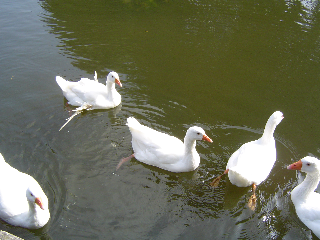
#> input picture notebooks/image.png, 320 x 240 px, given in place of truck_ref.png, which was not available
$ jupyter execute --allow-errors densecrf.ipynb
#> lines starting #> are read from the running program, lines starting #| are printed output that depends on the picture; pictures that were not available may be replaced by others from this repository, and a replacement may not be noted
[cell 1]
import sys
import cv2
import numpy as np
from pydensecrf import densecrf as dcrf
from pydensecrf.utils import unary_from_labels, create_pairwise_bilateral, create_pairwise_gaussian,unary_from_softmax

[cell 2]
print("IMAGE and ANNO are inputs and OUTPUT is where the result should be written.")
print("If there's at least one single full-black pixel in ANNO, black is assumed to mean unknown.")

fn_im = './truck_ref.png'
fn_anno = './truck_inverted.jpeg'
fn_output = './output.png'

img = cv2.imread(fn_im)
#> img is the input picture: shape (240, 320, 3); mean B, G, R 88.3, 109.6, 106.9

# Convert the annotation's RGB color to a single 32-bit integer color 0xBBGGRR
anno_rgb = cv2.cvtColor(cv2.imread(fn_anno), cv2.COLOR_BGR2GRAY)
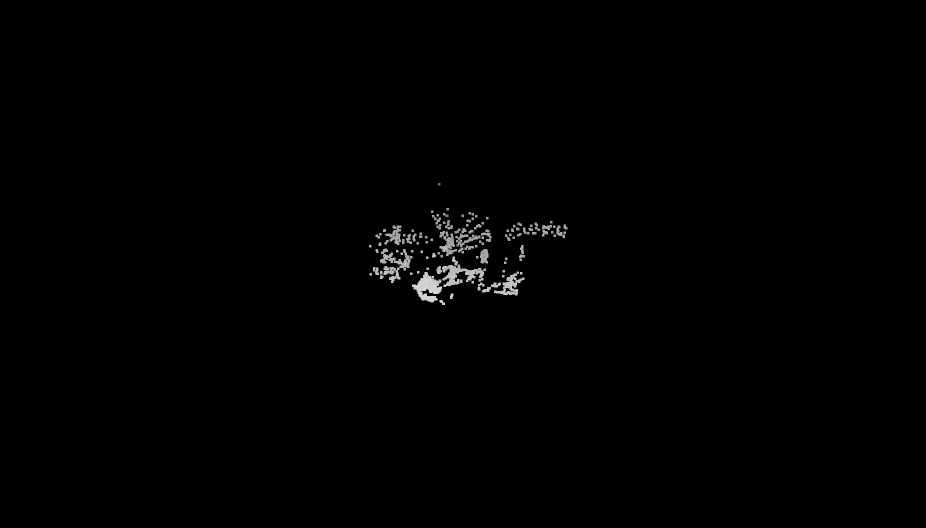
#> input picture notebooks/depthq.png, 1851 x 1056 px, given in place of truck_inverted.jpeg, which was not available (shown at 1/2 size)
#> anno_rgb: shape (1056, 1851); min 0, max 255, mean 1.3
img = cv2.pyrDown(img)
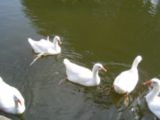
#> img: shape (120, 160, 3); mean B, G, R 88.3, 109.7, 107
img = cv2.pyrDown(img)
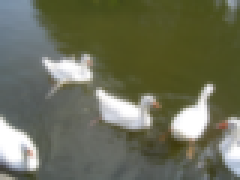
#> img: shape (60, 80, 3) (shown 3 times larger); mean B, G, R 88.3, 109.7, 107
img = cv2.cvtColor(img, cv2.COLOR_BGR2Lab)
#> img: shape (60, 80, 3); mean of channels 0, 1, 2 114.9, 123.4, 140.1
print(anno_rgb.shape, img.shape)
#| (1056, 1851) (60, 80, 3)

# anno_rgb = cv2.resize(anno_rgb, (640, 480)).astype(np.uint32)
# anno_lbl = anno_rgb[:,:,0] + (anno_rgb[:,:,1] << 8) + (anno_rgb[:,:,2] << 16)
anno_lbl = anno_rgb[:,:]

# img = cv2.resize(img, (anno_rgb.shape[1], anno_rgb.shape[0]))
# Convert the 32bit integer color to 1, 2, ... labels.
# Note that all-black, i.e. the value 0 for background will stay 0.
colors, labels = np.unique(anno_lbl, return_inverse=True)
#> colors = 65 values from 0 to 255
# print(colors, labels)
# But remove the all-0 black, that won't exist in the MAP!
HAS_UNKNOWN_LABEL = 255 in colors
#> HAS_UNKNOWN_LABEL = True
# HAS_UNKNOWN_LABEL = False
if HAS_UNKNOWN_LABEL:
    print("Found a full-black pixel in annotation image, assuming it means 'unknown' label, and will thus not be present in the output!")
    print("If 0 is an actual label for you, consider writing your own code, or simply giving your labels only non-zero values.")
    colors = colors[:-1]
#> colors = 64 values from 0 to 215
#else:
#    print("No single full-black pixel found in annotation image. Assuming there's no 'unknown' label!")

# And create a mapping back from the labels to 32bit integer colors.
colorize = np.empty((len(colors), 1), np.uint8)
#> colorize = 64 values from 1 to 1
colorize[:,0] = (colors & 0x0000FF)
# colorize[:,1] = (colors & 0x00FF00) >> 8
# colorize[:,2] = (colors & 0xFF0000) >> 16
print(colorize.shape)
#| (64, 1)

# Compute the number of classes in the label image.
# We subtract one because the number shouldn't include the value 0 which stands
# for "unknown" or "unsure".
n_labels = len(set(labels.flat)) - int(HAS_UNKNOWN_LABEL)
#> n_labels = 64
print(n_labels, " labels", (" plus \"unknown\" 0: " if HAS_UNKNOWN_LABEL else ""), set(labels.flat))
#> (printed output is left out)

###########################
### Setup the CRF model ###
###########################
print(n_labels)
#| 64
#> (the rest of this cell did not finish here and is left out)
